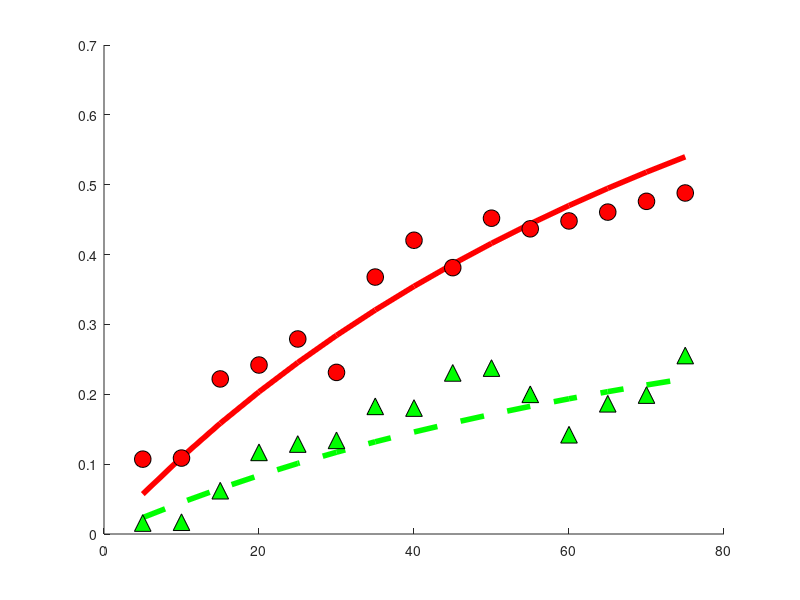

The MATLAB script that drew this image: (Note: this script raises an error after producing the figure.)
% Functions and figures for the model fitting 
% based on the analytical model developed for epigenomeIntegrity project, 
% the functions are here plotted using parameters fitted from the
% experimental data

close all 
% plot properties 

fontSize   = 40;
markerSize = 12;
lineWidth  = 4;

% Experimental measurements 
% uvc dose (the point u=100 is excluded for now due to irregular
% measurement)
uData = [ 5	10	15	20	25	30	35	40	45	50	55	60	65	70	75];%	100];
% histone loss data
hData = [ 10.7143   10.8680   22.1973   24.1895   27.9165   23.1343   36.7809 ...
    42.0486   38.1288   45.2075   43.6863   44.8139   46.0792   47.6219   48.8158]./100;% 39.5242]./100;
% DNa loss data
dData   =[ 1.5704212005	1.689934217	6.2022046651	11.6868181521	12.8785877917...
    13.4063551786	18.2744867455	18.0307962375	23.0606990052	23.7519692784...
    19.9985465308	14.2129016791	18.6451205628	19.8890159764	25.5485722258]./100;%	23.34475654]./100;
      
% Analytical solutions of the model for histones and DNA loss vs UV dose
h  = @(a1,a2,u) 1-exp(-a1*u)./(1+a2.*(1-exp(-a1*u)));
d  = @(a1,a2,u) a2.*(1-exp(-a1.*u))./(1+a2.*(1-exp(-a1.*u)));
R = @(a1,a2,u) 1+a2.*(1-exp(-a1.*u));
% parameter values
c1 = 0.007;% 0.0070;
c2 = 0.7;

%____ plot histone loss, h
fig1 = figure();
ax1  = axes('Parent',fig1,'NextPlot','Add');
line('Xdata',uData,'YData',h(c1,c2,uData),'Color','r','LineWidth',lineWidth,...
    'Parent',ax1,'DisplayName','histone loss model');
line('XData',uData,'YData',hData,'Marker','o','MarkerSize',markerSize,'MarkerFaceColor','r','MarkerEdgeColor','k',...
    'LineStyle','none','Parent',ax1,'DisplayName','histone loss exp. data'), 

%____ plot DNA loss, d
line('XData',uData,'YData',d(c1,c2,uData),'Color','g','LineWidth',lineWidth,...
    'DisplayName','DNA loss fraction, model','Parent',ax1,'LineStyle','--');
line('XData',uData,'YData',dData,'Marker','^','Color','g','MarkerSize',markerSize,'MarkerFaceColor','g',...
    'MarkerEdgeColor','k','LineStyle','none',...
    'Parent',ax1,'DisplayName','DNA loss fraction, exp. data'), 

legend(get(ax1,'Children'),'Location','NW')
title(' Model fit to experimental data','Parent',ax1,'FontSize',fontSize), 
xlabel('U.V dose','Parent',ax1,'FontSize',fontSize)
ylabel('Loss fraction','Parent',ax1,'FontSize',fontSize)
set(ax1,'FontSize',fontSize)

%_____ plot sliding fraction, h-d
fig2 = figure;
ax2  = axes('Parent',fig2);
line('XData',uData,'YData',(hData-dData),'Marker','o','Color','k','MarkerFaceColor','c',...
    'Parent',ax2,'DisplayName','histone sliding loss, exp.data','MarkerSize',markerSize,'LineStyle','none');
line('XData',uData,'YData',h(c1,c2,uData)-d(c1,c2,uData),'LineWidth',lineWidth,'Parent',ax2,...
    'DisplayName','histone sliding loss, model','Color','k')
xlabel('U.V dose','Parent',ax2,'FontSize',fontSize);
ylabel('h(U)-d(U)','Parent',ax2,'FontSize',fontSize);
title('Fraction of histones lost by sliding','Parent',ax2,'FontSize',fontSize);
legend(get(ax2,'Children'),'Location','NW')
set(ax2,'FontSize',fontSize,'LineWidth',lineWidth)


%_____ fraction of sliding out of the damage region (h-d)/(1-d)
fig3 = figure; 
ax3  = axes('Parent',fig3,'NextPlot','add');
line('XData',uData,'Ydata',(hData-dData)./(1-dData),'Marker','o','Color','k','MarkerFaceColor','c',...
    'Parent',ax3,'DisplayName','histone sliding out of DR, exp. data','MarkerSize',markerSize,...
    'LineStyle','none');
line('XData',uData,'YData',(h(c1,c2,uData)-d(c1,c2,uData))./(1-d(c1,c2,uData)),'Parent',ax3,...
    'LineWidth',lineWidth,'DisplayName','histone sliding out of DR, model')
% add linear fit for comparison
linearFitModel = fittype('a*x');
[fitValues, fitScore] = fit(uData',((hData-dData)./(1-dData))',linearFitModel,'Robust','LAR');
line('XData',uData,'YData',fitValues(uData),'Parent',ax3,'DisplayName','linear fit','Color','r',...
    'LineStyle','--','LineWidth',lineWidth)
title('Fraction of histone sliding out of the DR','Parent',ax3,'FontSize',fontSize)
xlabel('U.V dose','Parent',ax3,'FontSize',fontSize);
ylabel('(h(u)-d(u))/(1-d(u)', 'FontSize', fontSize);
legend(get(ax3,'Children'),'Location','NW')
set(ax3,'FontSize',fontSize,'LineWidth',lineWidth)

%____ relative sliding contribution (h-d)/h
fig4 = figure; 
ax4  = axes('Parent',fig4,'NextPlot','add','FontSize',fontSize);
line('XData',uData,'Ydata',(hData-dData)./(hData),'Marker','o','Color','k','MarkerFaceColor','c',...
    'Parent',ax4,'DisplayName','relative histone sliding contribution, exp. data','MarkerSize',markerSize,...
    'LineStyle','none');
line('XData',uData,'YData',(h(c1,c2,uData)-d(c1,c2,uData))./(h(c1,c2,uData)),'Parent',ax4,...
    'LineWidth',lineWidth,'DisplayName','relative histone sliding contribution, model')
xlabel('U.V dose','Parent',ax4,'FontSize',fontSize);
ylabel('(h(U)-d(U))/h(U)','FontSize',fontSize,'Parent',ax4)
legend(get(ax4,'Children'),'Location','NW');
title('Contibition of sliding to the total histone loss','Parent',ax4,'FontSize',fontSize)
set(ax4,'FontSize',fontSize,'LineWidth',lineWidth)

%___ Expansion factor 
fig5 = figure;
ax5  = axes('Parent',fig5,'NextPlot','add','FontSize',fontSize,'LineWidth',lineWidth);
line('XData',uData,'YData',R(c1,c2,uData),'Parent',ax5)
xlabel('U.V dose','Parent',ax5,'FontSize',fontSize)
ylabel('\alpha(U)','Parent',ax5,'FontSize',fontSize);
set(ax5,'FontSize',fontSize,'LineWidth',lineWidth)

%___histone loss in time 
fig6  = figure;
kappa = linspace(0,1,100); 
ax6  = axes('Parent',fig6,'NextPlot','add','FontSize',fontSize,'LineWidth',lineWidth);
for uIdx = 1:numel(uData)
 line('XData',kappa,'YData',h(c1,c2,kappa.*uData(uIdx)),'Parent',ax6,'displayName',['histone loss U=' num2str(uData(uIdx))],'Color','r')
 line('XData',kappa,'YData',d(c1,c2,kappa.*uData(uIdx)),'Parent',ax6,'displayName',['DNA loss U=' num2str(uData(uIdx))],'Color','b')
end
xlabel('time','Parent',ax6,'FontSize',fontSize)
ylabel('h(t;U)','Parent',ax6,'FontSize',fontSize);
title('histone and DNA loss in time','Parent', ax6,'FontSize',fontSize);
% legend(get(ax6,'Children'))
set(ax6,'LineWidth',lineWidth)

%___calculate the time for which there is gamma percent loss
gamma = 0.6; % the constant value in (h-d)/h
uValues = linspace(0,uData(end),100);
S     = zeros(1,numel(uValues));
tStar = zeros(1,numel(uValues));

for uIdx = 1:numel(uValues)
%     gamma = (hData(uIdx)-dData(uIdx))./hData(uIdx);
    % the fraction of the time for saturation for which we have gamma loss
    % of histones
tStar(uIdx) = -(1./(c1*uValues(uIdx))).*log(((c2+1).*(1-gamma*h(c1,c2,uValues(uIdx))))./(1+c2*(1-gamma*h(c1,c2,uValues(uIdx)))));
% plug this time into the equation for the expansion factor
% and calculate the fraction of the expansion attributed to sliding: R(tStar,U)/R(t_s,U)
S(uIdx) = R(c1,c2,tStar(uIdx).*uValues(uIdx))./R(c1,c2,uValues(uIdx));
end

S1 = 1-S;% relative contirbution of chromatin opening to the expansion 

%___ expansion attributed to sliding/ opening 
fig7 = figure('Units','norm');
ax7  = axes('Parent',fig7,'NextPlot','Add');
% line('XData',uData,'YData',S,'LineWidth',lineWidth,'LineStyle','--')
bar(uValues, [S;S1]','stacked','BarWidth',2,'LineStyle','none','Parent',ax7);   
plot(ax7,uValues,S,'k','LineWidth',lineWidth)
set(ax7,'YLim',[0 1],'XLim',[0,uData(end)])
xlabel('U.V dose','Parent',ax7,'FontSize',fontSize);
ylabel('fraction of DR expansion','Parent', ax7,'FontSize',fontSize)
title('Relative expansion attibuted to sliding and chromatin opening','Parent',ax7,'FontSize',fontSize);
annotation(fig7,'textbox',...
    [0.58 0.8 0.2 0.1],...
    'String',{'Chromatin opening'},...
    'FitBoxToText','on','LineStyle','none','Color','w','FontSize',fontSize);
annotation(fig7,'textbox',...
    [0.38 0.45 0.2 0.1],...
    'String',{'Histone sliding'},...
    'FitBoxToText','on','LineStyle','none','Color','w','FontSize',fontSize);
set(ax7,'FontSize',fontSize,'LineWidth',lineWidth)
% add a patch 

figure, hold on,
gamma = 0.6;
uValues1 = linspace(5,100,10);
for uIdx = 1:numel(uValues1)
    tStar1 = -(1./(c1*uValues1(uIdx))).*log(((c2+1).*(1-gamma*h(c1,c2,uValues1(uIdx))))./(1+c2*(1-gamma*h(c1,c2,uValues1(uIdx)))));
    t= linspace(0,tStar1,30);
   plot(t,R(c1,c2,t.*uValues1(uIdx))./R(c1,c2,uValues1(uIdx)))
end
%___Calculate SSE 
sseHistone   = sum((h(c1,c2,uData(1:end-1))-hData(1:end-1)).^2);
sseDNA       = sum((d(c1,c2,uData)-dData).^2);
sseHminusD   = sum((h(c1,c2,uData)-d(c1,c2,uData)-(hData-dData)).^2);
sseRelativeH = sum(((h(c1,c2,uData)-d(c1,c2,uData))./h(c1,c2,uData)-(hData-dData)./hData).^2);


